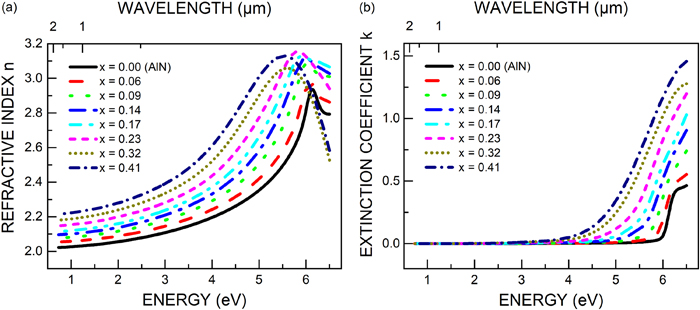
#> input picture shg_mode_survey/materials/Baumler2019_Fig_nk.jpg, 700 x 310 px
$ python digitize_baumler.py
#> lines starting #> are read from the running program, lines starting #| are printed output that depends on the picture
"""Digitize n(E) and k(E) for wurtzite Al(1-x)Sc(x)N from Baumler et al., J. Appl. Phys. 126,
045715 (2019), Fig. (a) n and (b) k, x = 0 ... 0.41 (Baumler2019_Fig_nk.jpg, 700x310 px).

Method: axis calibration from tick pixels (measured once, constants below), then per column the
median row of pixels matching each curve's legend colour (nearest-colour classification with a
distance cut), linear interpolation over dash gaps / occlusions, resampled on a 0.02 eV grid.
Accuracy is limited by the small source image: ~1 px = 0.021 eV in E, 0.006 in n, 0.008 in k,
plus overlap where curves coincide (k ~ 0 below ~4 eV; all curves overlap there, so the low-E k
is effectively 'below ~0.01' and is set to 0 below 3.5 eV). Writes ScAlN_Baumler2019_nk_digitized.csv and an overlay PNG.
"""

import os

import numpy as np
from PIL import Image

HERE = os.path.dirname(os.path.abspath(__file__))
X = [0.00, 0.06, 0.09, 0.14, 0.17, 0.23, 0.32, 0.41]
COLORS = np.array([(0, 0, 0), (255, 0, 0), (0, 255, 0), (0, 0, 255), (0, 255, 255),
                   (255, 0, 255), (128, 128, 0), (0, 0, 128)])
# calibration (pixels): energy = 1 eV + (col - c1) / px_per_eV ; panel b is panel a shifted
PANELS = {
    'n': {'cols': (48, 340), 'rows': (44, 267), 'c1': 71.0, 'px_eV': 47.1,
          'row0': 251.0, 'val0': 2.0, 'px_per_unit': 173.0},
    'k': {'cols': (405, 697), 'rows': (44, 267), 'c1': 427.5, 'px_eV': 47.1,
          'row0': 243.0, 'val0': 0.0, 'px_per_unit': 125.3},
}
K_ZERO_BELOW_EV = 3.5
LEGEND_BOX = {'n': (55, 185, 48, 175), 'k': (55, 195, 405, 535)}  # (row0, row1, col0, col1): legends excluded


def extract(im, panel):
    p = PANELS[panel]
    c0, c1 = p['cols']
    r0, r1 = p['rows']
    sub = im[r0:r1, c0:c1].astype(float)
    d = np.linalg.norm(sub[:, :, None, :] - COLORS[None, None, :, :], axis=3)  # (ny, nx, 8)
    best = np.argmin(d, axis=2)
    ok = d.min(axis=2) < 70
    if panel in LEGEND_BOX:
        a0, a1, b0, b1 = LEGEND_BOX[panel]
        ok[max(a0 - r0, 0):a1 - r0, max(b0 - c0, 0):b1 - c0] = False
    E = 1.0 + (np.arange(c0, c1) - p['c1']) / p['px_eV']
    curves = {}
    for i, x in enumerate(X):
        rows = np.full(c1 - c0, np.nan)
        for j in range(c1 - c0):
            hit = np.where(ok[:, j] & (best[:, j] == i))[0]
            if hit.size:
                rows[j] = np.median(hit) + r0
        good = ~np.isnan(rows)
        vals = p['val0'] + (p['row0'] - rows) / p['px_per_unit']
        curves[x] = (E[good], vals[good])
    return curves


def main():
    im = np.asarray(Image.open(os.path.join(HERE, 'Baumler2019_Fig_nk.jpg')).convert('RGB')).astype(int)
    grid = np.round(np.arange(0.6, 6.62, 0.02), 3)
    out = {'E_eV': grid, 'wavelength_nm': 1239.84193 / grid}
    raw = {}
    for panel in ('n', 'k'):
        raw[panel] = extract(im, panel)
        for x, (E, v) in raw[panel].items():
            col = np.interp(grid, E, v, left=np.nan, right=np.nan)
            if panel == 'k':
                # Below K_ZERO_BELOW_EV every curve lies on k = 0 in the figure (and overlapping
                # curves / the black frame make pixel picks there meaningless): set 0, then fill
                # occlusion gaps above it by linear interpolation along E.
                col = np.where(grid < K_ZERO_BELOW_EV, 0.0, np.clip(col, 0, None))
                good = ~np.isnan(col)
                col = np.interp(grid, grid[good], col[good])
            out[f'{panel}_x{x:.2f}'] = col
#> this loop made 2 passes
#> pass 1, in extract, `sub = im[r0:r1, c0:c1].astype(float)`:
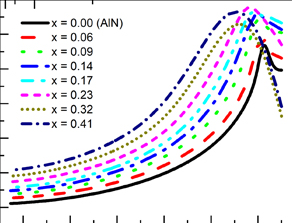
#> sub: shape (223, 292, 3) float64; mean R, G, B 234.9, 233.5, 238.1
#> pass 1, in extract, `best = np.argmin(d, axis=2)`:
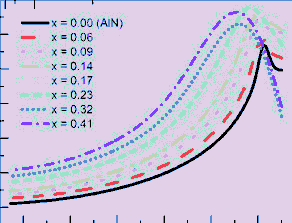
#> best: shape (223, 292) int64; 8 distinct labels, from 0 to 7; one colour per label, 0 black
#> pass 1, in extract, `ok = d.min(axis=2) < 70`:
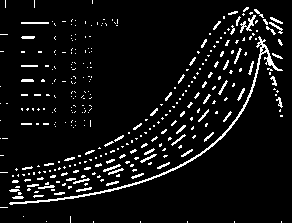
#> ok: shape (223, 292) bool; 6.6% white in thin lines or dots
#> pass 2, in extract (call 2), `sub = im[r0:r1, c0:c1].astype(float)`:
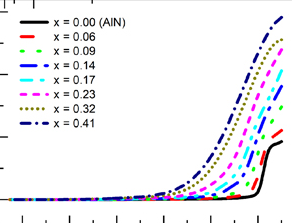
#> sub: shape (223, 292, 3) float64; mean R, G, B 241.8, 241.1, 244.6
#> after the loop, out = 18 items; raw = 2 items
    header = list(out)
#> header = ['E_eV', 'wavelength_nm', 'n_x0.00', 'n_x0.06', 'n_x0.09', 'n_x0.14', 'n_x0.17', 'n_x0.23', 'n_x0.32', 'n_x0.41', 'k_x0.00', 'k_x0.06', 'k_x0.09', 'k_x0.14', 'k_x0.17', 'k_x0.23', 'k_x0.32', 'k_x0.41']
    data = np.column_stack([out[h] for h in header])
    np.savetxt(os.path.join(HERE, 'ScAlN_Baumler2019_nk_digitized.csv'), data, delimiter=',',
               header=','.join(header), comments='', fmt='%.5g')

    import matplotlib
    matplotlib.use('Agg')
    import matplotlib.pyplot as plt
    fig, axs = plt.subplots(1, 2, figsize=(14, 6.2))
    for ax, panel in zip(axs, ('n', 'k')):
        ax.imshow(im, origin='upper')
        p = PANELS[panel]
        for (x, (E, v)), c in zip(raw[panel].items(), COLORS):
            cols = p['c1'] + (E - 1.0) * p['px_eV']
            rows = p['row0'] - (v - p['val0']) * p['px_per_unit']
            ax.plot(cols, rows, '.', ms=1.2, color='#e34948' if x == 0 else '#1baf7a')
        ax.set_xlim(*(np.array(p['cols']) + [-10, 10]))
        ax.set_ylim(275, 35)
        ax.set_title(f'panel {panel}: digitized points (red: x=0, green: others) over source')
    fig.tight_layout()
    fig.savefig(os.path.join(HERE, 'ScAlN_Baumler2019_digitized_overlay.png'), dpi=110)
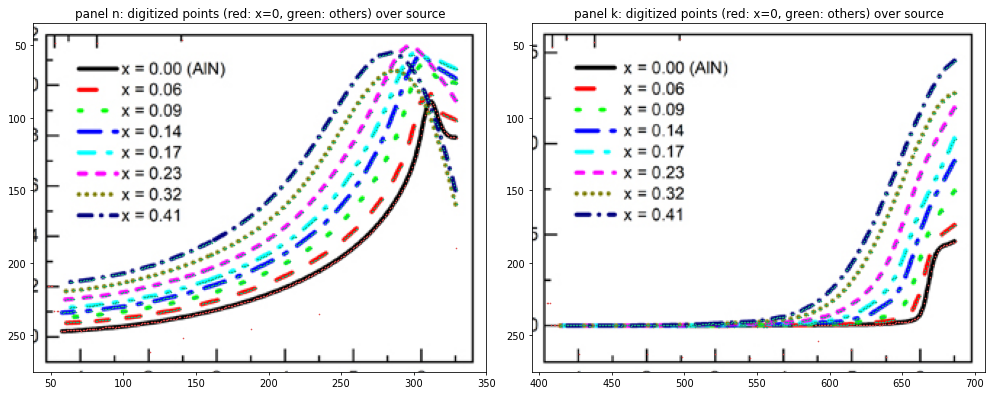
#> figure drawn by matplotlib, 2 panels
    print('wrote CSV + overlay')


if __name__ == '__main__':
    main()
